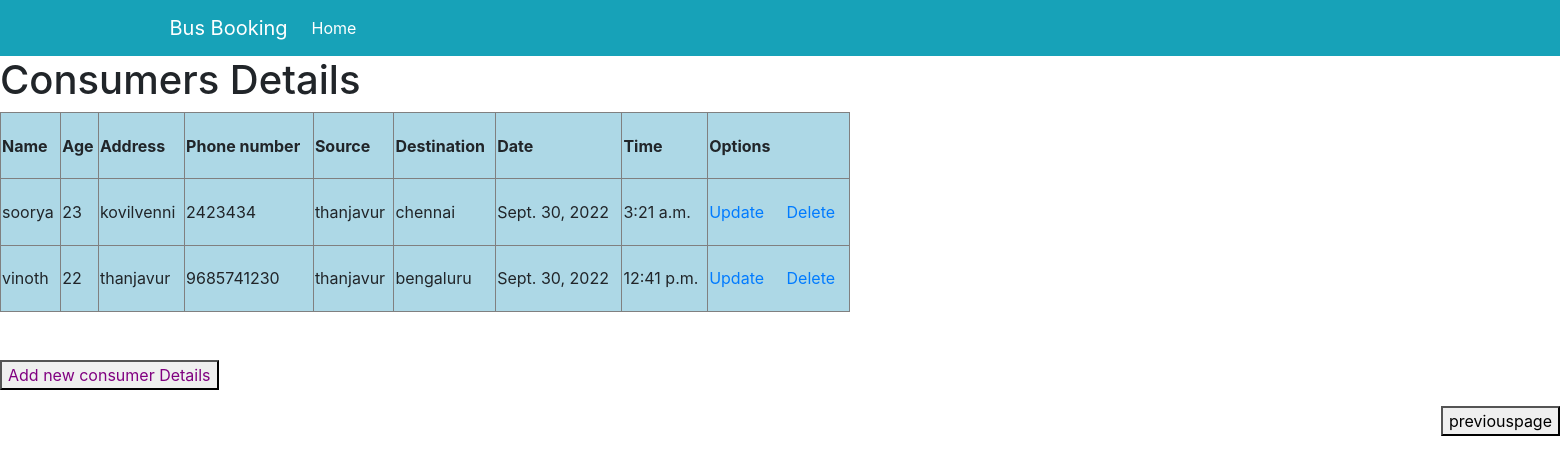
/consumerdisplay/, run on the app's committed database.
### account/models.py (models this page shows)
class Customer(models.Model):
    name=models.CharField(max_length=20)
    age=models.IntegerField()
    address=models.TextField()
    phone=models.PositiveBigIntegerField()
    start=models.CharField(max_length=30)
    end=models.CharField(max_length=20)
    date = models.DateField()
    time = models.TimeField()

### account/views.py (the view)
# urls.py: path('consumerdisplay/', views.consumerdisplay_view, name='consumerdisplay'),
def consumerdisplay_view(request):
    info=Customer.objects.all()
    return render(request,"consumerdisplay.html",{"info":info})

### templates/consumerdisplay.html (shortened to what this page needs)
<html>
{% extends 'base1.html' %}
{% block content %}
<h1>Consumers Details</h1>
<table border="1" width="850" height="200" bgcolor="lightblue">
<tr bgcolor="">
<th>Name</th>
<th>Age</th>
<th>Address</th>
<th>Phone number</th>
<th>Source</th>
<th>Destination</th>
<th>Date</th>
<th>Time</th>
<th>Options</th>
    </tr>
<tr>
     {% if info %}
     {% for st in info %}
     <td>{{st.name}}</td>
     <td>{{st.age}}</td>
     <td>{{st.address}}</td>
     <td>{{st.phone}}</td>
     <td>{{st.start}}</td>
     <td>{{st.end}}</td>
     <td>{{st.date}}</td>
     <td>{{st.time}}</td>
    <td><a href="/updateconsumer/{{st.id}}">Update</a> &nbsp; &nbsp; <a href="/deleteconsumer/{{st.id}}"> Delete</a></td>
    </tr>
{% endfor %}
{% endif %}
</table>
<br>
<br>
<p>
<a href="/addconsumer" ><button type= "button"><font color = "purple">Add new consumer Details </button></a></p>
 <p align="right">
    <a   href = "/home" >  <button  type="button" > previouspage</button>  </a>
        </p>
{% endblock%}

### templates/base1.html (shortened to what this page needs)
<!doctype html>
<html lang="en">
<head>
    <link rel="stylesheet" href="https://stackpath.bootstrapcdn.com/bootstrap/4.1.3/css/bootstrap.min.css"
>
</head>
<body>
<nav class="navbar navbar-expand-lg navbar-light bg-info">
    <div class="container">
        <a class="navbar-brand" href="#" style="color: white;margin-left:-5%">Bus Booking</a>
        <div class="collapse navbar-collapse" id="navbarNavAltMarkup">
            <div class="navbar-nav" >
                <a class="nav-item nav-link active" href="{% url 'homepage' %}" style="color: white;">Home <span class="sr-only">(current)</span></a>
               <div class="navbar-nav"  >
        </div>
    </div>
    </div>
</nav>
{% block content %}
{% endblock %}
</body>
</html>

### data on the page
Customer: name "soorya", age "23", address "kovilvenni", phone "2423434", start "thanjavur", end "chennai", date "Sept. 30, 2022", time "3:21 a.m."
Customer: name "vinoth", age "22", address "thanjavur", phone "9685741230", start "thanjavur", end "bengaluru", date "Sept. 30, 2022", time "12:41 p.m."
